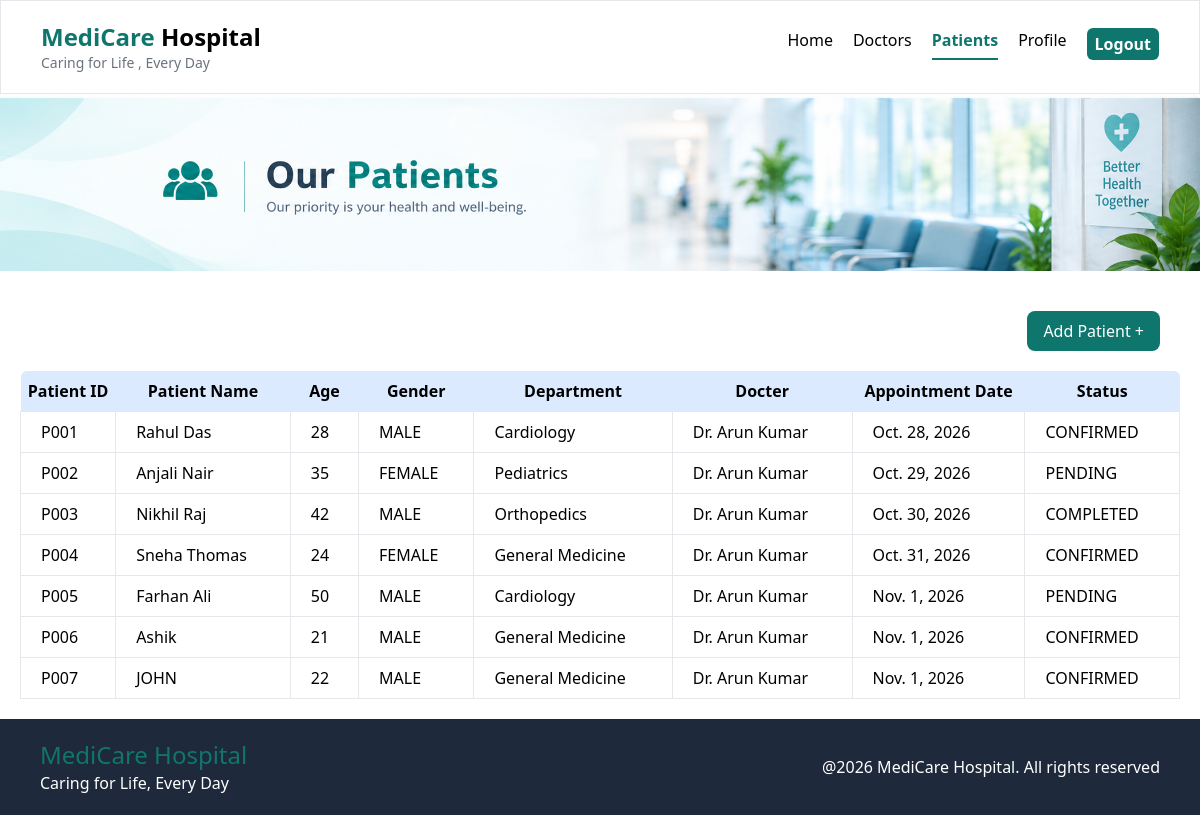
/patients/ (signed in), run on an earlier commit of the app's database.
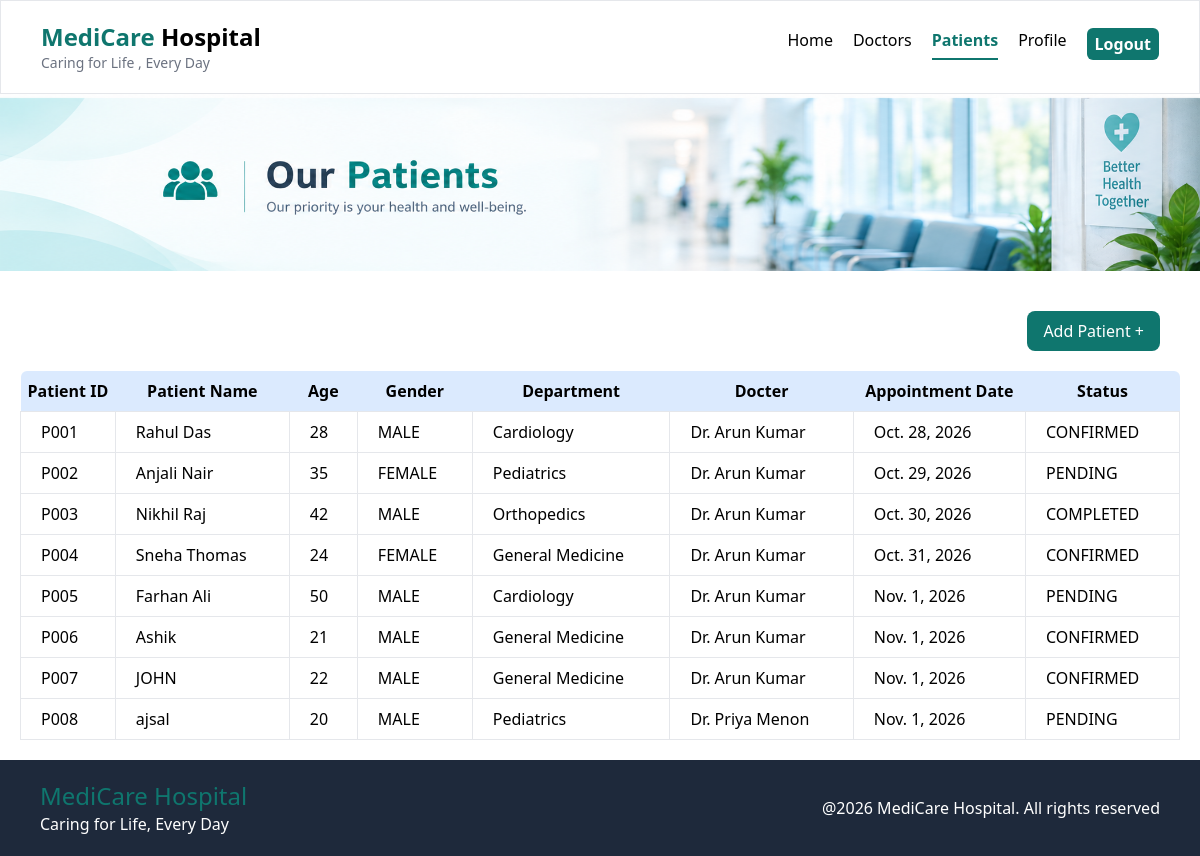
And on a later commit of the database.
### hospital/models.py (models this page shows, shortened)
class Patients(models.Model) :
    patient_id = models.CharField(max_length=10 , primary_key=True)
    name = models.CharField(max_length=100)
    age = models.IntegerField()
    gender = models.CharField(max_length=20, choices=GENDER_CHOICES)
    department = models.CharField(max_length=100)
    docter = models.ForeignKey(
        Docters ,
        on_delete=models.CASCADE ,
        related_name='patients'
    )
    appointment_date = models.DateField()
    status = models.CharField(max_length=100 ,
                              choices=STATUS_CHOICES ,
                              default='PENDING')

class Docters(models.Model) :
    id = models.BigAutoField( primary_key=True )
    name = models.CharField(max_length=80)
    department = models.CharField(max_length=100 )
    experience = models.IntegerField()
    qualifictaion = models.CharField(max_length=100)
    avilabilty = models.CharField(max_length=100)
    consultation_fee = models.IntegerField()
    image = models.URLField(max_length=500)

### hospital/views.py (the view)
# urls.py: path('patients/' , views.patients , name="patients"),
@login_required
def patients(request):
    patients = Patients.objects.all()
    return render(request , "patients.html" , {"patients" : patients})

### hospital/templates/patients.html
{% extends 'base.html' %}
{% block content %}
{% load static %}
<img src="{% static 'images/patients_banner.png' %}" alt="banner">
<div class="max-w-full p-5">
    <div class="p-5 flex justify-end">
        <a
        href="{% url 'patient_register' %}"
        class="bg-[#0F766E] px-4 py-2 text-white rounded-lg "
        > Add Patient + </a>
    </div>
    <table class=" w-full  rounded-md">
        <tr class="p-2 bg-blue-100   rounded-md">
            <th class="py-2 rounded-tl-md">Patient ID</th>
            <th>Patient Name</th>
            <th>Age</th>
            <th>Gender</th>
            <th>Department</th>
            <th>Docter</th>
            <th>Appointment Date</th>
            <th class=" rounded-tr-md">Status</th>
        </tr>
        {% for patient in patients %}
        <tr>
            <td class="px-5 py-2 border">{{patient.patient_id}}</td>
            <td class="px-5 py-2 border">{{patient.name}}</td>
            <td class="px-5 py-2 border">{{patient.age}}</td>
            <td class="px-5 py-2 border">{{patient.gender}}</td>
            <td class="px-5 py-2 border">{{patient.department}}</td>
            <td class="px-5 py-2 border">{{patient.docter.name}}</td>
            <td class="px-5 py-2 border">{{patient.appointment_date}}</td>
            <td class="px-5 py-2 border ">{{patient.status}}</td>
        </tr>
        {% endfor %}
    </table>
</div>
{% endblock %}

### hospital/templates/base.html (shortened to what this page needs)
{% load static %}
<!DOCTYPE html>
<html>
    <head>
        <script src="https://cdn.tailwindcss.com"></script>
    </head>
    <body class="w-full flex flex-col min-h-screen justify-between">
        <div>
        <header class="flex justify-between items-baseline sw-full border py-5 px-10">
            <div>
                <h1 class="text-2xl font-semibold"><span class="text-[#0F766E]">MediCare</span> Hospital</h1>
                <h3 class="text-sm text-gray-500">Caring for Life , Every Day</h3>
            </div>
            <nav class="flex gap-5">
                <a href="{% url 'home' %}"
                class="{% if request.resolver_match.url_name == 'home' %}text-[#0F766E] font-bold border-b-2 border-[#0F766E]{% endif %}">
                    Home
                </a>
                <a href="{% url 'doctors' %}"
                class="{% if request.resolver_match.url_name == 'doctors' %}text-[#0F766E] font-bold border-b-2 border-[#0F766E]{% endif %}">
                    Doctors
                </a>
                <a href="{% url 'patients' %}"
                class="{% if request.resolver_match.url_name == 'patients' %}text-[#0F766E] font-bold border-b-2 border-[#0F766E]{% endif %}">
                    Patients
                </a>
                <a href="{% url 'profile' %}"
                class="{% if request.resolver_match.url_name == 'profile' %}text-[#0F766E] font-bold border-b-2 border-[#0F766E]{% endif %}">
                    Profile
                </a>
                {% if user.is_authenticated %}
                    <form method="post" action="{% url 'logout' %}">
                        <button class="bg-[#0F766E] px-2 py-1 text-white font-semibold rounded-md">Logout</button>
                    </form>
                {% else %}
                    <a
                    class="bg-[#0F766E] px-2 py-1 text-white font-semibold rounded-md"
                    href="{% url 'login' %}">Login</a>
                {% endif %}
            </nav>
        </header>
        {% block content %}
        {% endblock %}
        </div>
        <footer class="bg-[#1E293B] px-10 py-5 text-white flex justify-between items-center">
            <div>
                <h1 class="text-2xl text-[#0F766E]">MediCare Hospital</h1>
                <h1>Caring for Life, Every Day</h1>
            </div>
            <div>
                <h1>@2026 MediCare Hospital. All rights reserved</h1>
            </div>
        </footer>
    </body>
</html>

What changed in the data, as far as the page shows it:
added Patients: patient_id "P008", name "ajsal", age "20", gender "MALE", department "Pediatrics", docter.name "Dr. Priya Menon", appointment_date "Nov. 1, 2026", status "PENDING"
